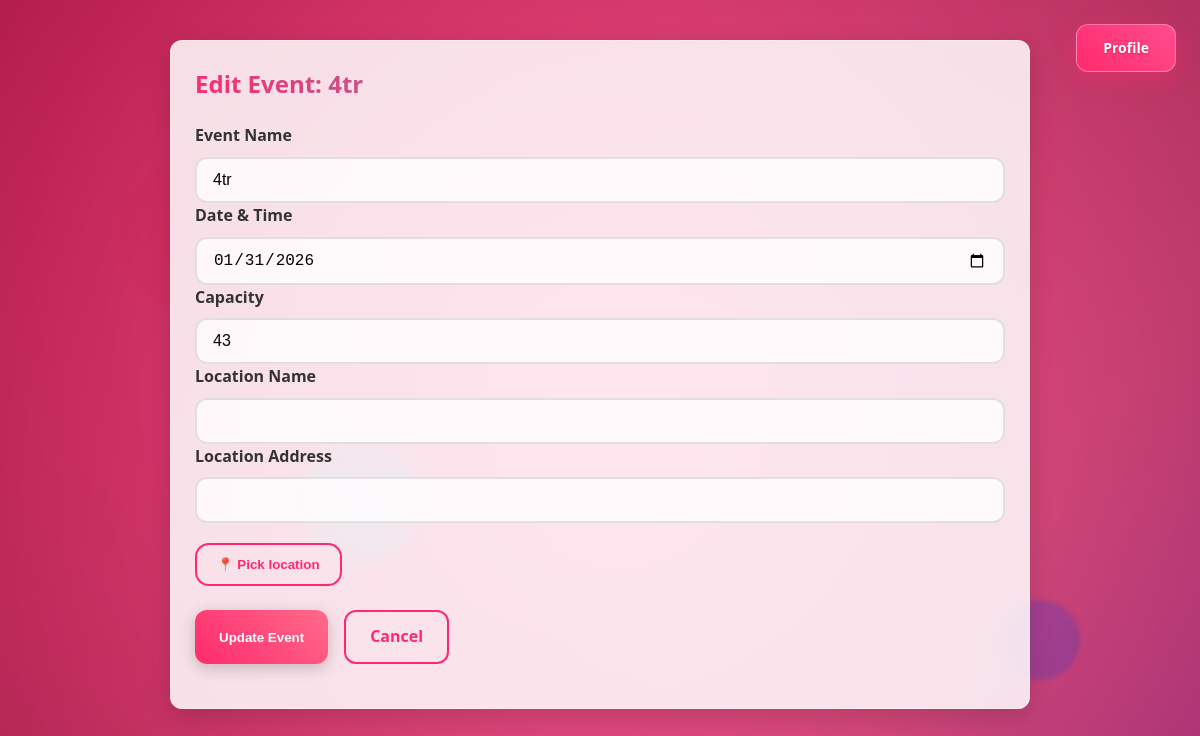
The page /11/edit/ (signed in) on the database its author committed.
### events/models.py (models this page shows, shortened)
class Event(models.Model):
    owner = models.ForeignKey(
        User,
        on_delete=models.CASCADE,
        related_name='events'
    )
    name = models.CharField(max_length=200)
    date = models.DateField()
    capacity = models.PositiveIntegerField()
    location_name = models.CharField(max_length=200, blank=True)
    location_address = models.CharField(max_length=300, blank=True)
    latitude = models.DecimalField(max_digits=13, decimal_places=10, null=True, blank=True)
    longitude = models.DecimalField(max_digits=13, decimal_places=10, null=True, blank=True)

### events/views.py (the view)
# urls.py: path('<int:event_id>/edit/', views.edit_event, name='edit_event'),
@login_required
def edit_event(request, event_id):
    event = get_object_or_404(Event, id=event_id)
    if request.method == "POST":
        form = EventForm(request.POST, instance=event)
        if form.is_valid():
            new_capacity = form.cleaned_data['capacity']
            if new_capacity < event.attendees.count():
                messages.error(request, "Cannot reduce capacity below current number of attendees!")
            else:
                form.save()
                messages.success(request, "Event updated!")
                return redirect('event_detail', event_id=event.id)
    else:
        form = EventForm(instance=event)
    return render(request, "events/edit_event.html", {"form": form, "event": event})

### events/forms.py
class EventForm(forms.ModelForm):
    class Meta:
        model = Event
        fields = ['name', 'date', 'capacity', 'location_name', 'location_address', 'latitude', 'longitude']
        widgets = {
            'date': forms.DateInput(attrs={'type': 'date'}),
            'latitude': forms.HiddenInput(),
            'longitude': forms.HiddenInput(),
        }

### templates/events/edit_event.html (shortened to what this page needs)
{% load static %}
<!DOCTYPE html>
<html lang="en">
<head>
  <link rel="stylesheet" href="{% static 'css/styles.css' %}">
  <link
    rel="stylesheet"
    href="https://unpkg.com/leaflet@1.9.4/dist/leaflet.css"
  />
</head>
<body>
  <div class="particle"></div>
  <div class="particle"></div>
  <div class="particle"></div>
  <div class="profile-button-wrapper">
    {% if user.is_authenticated %}
        <a href="{% url 'profile' %}" class="profile-btn">Profile</a>
    {% else %}
        <a href="{% url 'login' %}" class="profile-btn">Log in</a>
    {% endif %}
  </div>
  <div class="container">
    <div class="content-card fade-in-up">
      <h2 class="gradient-text">Edit Event: {{ event.name }}</h2>
      <form method="post">
        <div class="form-group">
          <label for="id_name">Event Name</label>
          {{ form.name }}
        </div>
        <div class="form-group">
          <label for="id_date">Date & Time</label>
          {{ form.date }}
        </div>
        <div class="form-group">
          <label for="id_capacity">Capacity</label>
          {{ form.capacity }}
        </div>
        <div class="form-group">
          <label for="id_location_name">Location Name</label>
          {{ form.location_name }}
        </div>
        <div class="form-group">
          <label for="id_location_address">Location Address</label>
          {{ form.location_address }}
        </div>
        <div class="form-group" style="display:flex; gap:16px; margin-top:20px;">
          <button
            type="button"
            class="btn btn-outline btn-map"
            onclick="toggleMap()"
          >
            📍 Pick location
          </button>
        </div>
        <div style="display: flex; gap: 16px; margin-top: 24px;">
          <button type="submit" class="btn btn-primary">
            Update Event
          </button>
          <a href="{% url 'event_detail' event.id %}" class="btn btn-outline">
            Cancel
          </a>
        </div>
      </form>
    </div>
  </div>
</body>
</html>

### static/css/styles.css (style rules this page uses)
:root { --primary: #ff2a6d; --primary-light: #ff4d8d; --secondary: #05d9e8; --success: #05ffa1; --danger: #fe4450; --warning: #ffb400; --light-bg: rgba(255, 255, 255, 0.85); --dark-text: #1a1a2e; --light-text: #ffffff; --border-radius: 12px; --box-shadow: 0 8px 25px rgba(0, 0, 0, 0.15); --transition: all 0.3s cubic-bezier(0.175, 0.885, 0.32, 1.275); }
* { box-sizing: border-box; margin: 0; padding: 0; }
body { font-family: 'Segoe UI', Tahoma, Geneva, Verdana, sans-serif; color: var(--dark-text); line-height: 1.6; padding: 20px; max-width: 900px; margin: 0 auto; min-height: 100vh; position: relative; overflow-x: hidden; }
body::before { content: ''; position: fixed; top: 0; left: 0; width: 100%; height: 100%; z-index: -2; background: linear-gradient(125deg, #ff2a6d, #ff4d8d, #c942ff, #4d44ff, #05d9e8, #05ffa1); background-size: 400% 400%; animation: gradientBG 15s ease infinite; }
body::after { content: ''; position: fixed; top: 0; left: 0; width: 100%; height: 100%; z-index: -1; background: radial-gradient(circle, rgba(255,255,255,0.1) 0%, rgba(0,0,0,0.3) 100%); }
.particle { position: fixed; border-radius: 50%; z-index: -1; opacity: 0.7; filter: blur(2px); animation: float 15s infinite linear; }
.particle:nth-child(1) { width: 150px; height: 150px; background: rgba(255, 42, 109, 0.4); top: 20%; left: 10%; animation-delay: 0s; }
.particle:nth-child(2) { width: 80px; height: 80px; background: rgba(77, 68, 255, 0.4); bottom: 15%; right: 10%; animation-delay: -5s; }
.particle:nth-child(3) { width: 120px; height: 120px; background: rgba(5, 217, 232, 0.4); bottom: 30%; left: 25%; animation-delay: -10s; }
.btn { display: inline-block; padding: 12px 24px; border: none; border-radius: var(--border-radius); color: var(--light-text); font-weight: 600; cursor: pointer; transition: var(--transition); text-decoration: none; text-align: center; position: relative; overflow: hidden; box-shadow: 0 4px 15px rgba(0, 0, 0, 0.2); }
.btn::before { content: ''; position: absolute; top: 0; left: -100%; width: 100%; height: 100%; background: linear-gradient(90deg, transparent, rgba(255, 255, 255, 0.3), transparent); transition: 0.5s; }
.btn-primary { background: linear-gradient(45deg, var(--primary), #ff6b8b); }
.btn-outline { background: transparent; border: 2px solid var(--primary); color: var(--primary); box-shadow: none; }
.btn-map { font-weight: 600; border-radius: 14px; padding: 12px 20px; transition: all 0.25s ease; display: inline-flex; align-items: center; gap: 8px; }
form { margin: 20px 0; }
label { display: block; margin-bottom: 8px; font-weight: 600; color: #333; }
input[type="text"], input[type="date"], input[type="number"], textarea, select { width: 100%; padding: 12px 16px; border: 2px solid #e0e0e0; border-radius: var(--border-radius); font-size: 16px; background: rgba(255, 255, 255, 0.8); transition: var(--transition); }
.fade-in-up { animation: fadeInUp 0.8s ease forwards; }
.gradient-text { background: linear-gradient(45deg, var(--primary), var(--secondary)); -webkit-background-clip: text; -webkit-text-fill-color: transparent; font-weight: 700; }
.container { position: relative; z-index: 10; max-width: 100%; margin: 0 auto; }
.particle { pointer-events: none; }
.content-card { background: var(--light-bg); backdrop-filter: blur(10px); border-radius: var(--border-radius); margin: 20px auto; box-shadow: var(--box-shadow); padding: 24px; transition: var(--transition); border: 1px solid rgba(255, 255, 255, 0.3); position: relative; z-index: 20; max-width: 900px; }
.profile-button-wrapper { position: fixed; top: 24px; right: 24px; z-index: 1000; }
.profile-btn { display: inline-flex; align-items: center; justify-content: center; padding: 12px 26px; font-size: 14px; font-weight: 600; color: var(--light-text); text-decoration: none; border-radius: var(--border-radius); border: 1px solid rgba(255, 255, 255, 0.35); background: linear-gradient( 45deg, var(--primary), var(--primary-light) ); backdrop-filter: blur(10px); box-shadow: 0 6px 22px rgba(255, 42, 109, 0.45); text-shadow: 0 1px 2px rgba(0, 0, 0, 0.25); position: relative; overflow: hidden; transition: var(--transition); }
.profile-btn::before { content: ''; position: absolute; top: 0; left: -120%; width: 120%; height: 100%; background: linear-gradient( 90deg, transparent, rgba(255, 255, 255, 0.45), transparent ); transition: 0.6s; }

### rows shown on the page
Event: name "4tr", date "01/31/2026", capacity "43"
